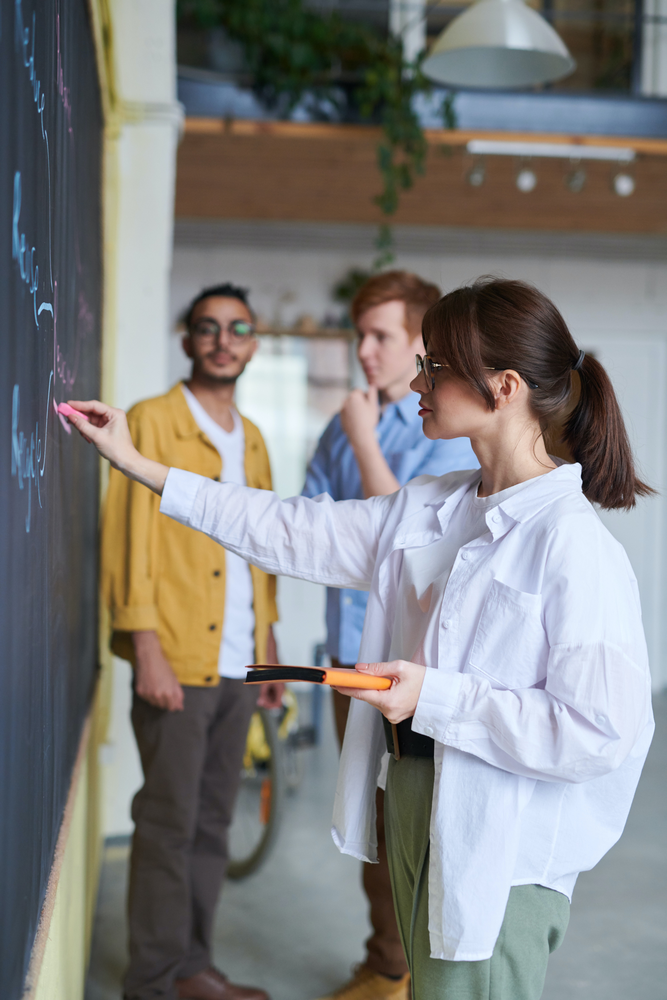
#> input picture frontend/src/Authentication/imgback.png, 667 x 1000 px, shrunk from 4000 x 6000 before the run, given in place of chess.jpeg, which was not available
$ jupyter execute Untitled1.ipynb   (text cells are left out)
#> lines starting #> are read from the running program, lines starting #| are printed output that depends on the picture; pictures that were not available may be replaced by others from this repository, and a replacement may not be noted
[cell 1]
import numpy as np
import matplotlib.pyplot as plt
from PIL import Image

def reduce_intensity_levels(imageArray, numLevels):
    factor = 256 // numLevels
    reducedImage = (imageArray // factor) * factor
    return reducedImage

imagePath = "chess.jpeg"
image = Image.open(imagePath)
#> image is the input picture: PIL image 667x1000 RGB; mean R, G, B 128.4, 128, 127.2
imageArray = np.array(image)

numLevels = int(input("Enter the intensity levels (power of 2): "))
#> the answer given: 3

if numLevels & (numLevels - 1) != 0:
    print("The input should be a power of 2.")
else:
    reducedImage = reduce_intensity_levels(imageArray, numLevels)

    fig, axes = plt.subplots(1, 2, figsize=(12, 6))
    axes[0].imshow(imageArray, cmap='gray')
    axes[0].set_title('Original Image')
    axes[0].axis('off')
    axes[1].imshow(reducedImage, cmap='gray')
    axes[1].set_title('Image with Reduced Intensity Levels')
    axes[1].axis('off')
    plt.show()

[cell 2]
import cv2
import numpy as np
import matplotlib.pyplot as plt

def averageFilter(image, kernelSize):
    return cv2.blur(image, (kernelSize, kernelSize))

imagePath = "chess.jpeg"
image = cv2.imread(imagePath)
#> image: shape (1000, 667, 3)

if image is None:
    print("Error: Unable to load image.")
else:
    #display
    fig, axes = plt.subplots(2, 2, figsize=(10, 10))

    axes[0, 0].imshow(cv2.cvtColor(image, cv2.COLOR_BGR2RGB))
    axes[0, 0].set_title('Original Image')
    axes[0, 0].axis('off')

    for i, kernelSize in enumerate([3, 10, 20]):
        row = (i + 1) // 2
        col = (i + 1) % 2
        filteredImage = averageFilter(image, kernelSize)
        axes[row, col].imshow(cv2.cvtColor(filteredImage, cv2.COLOR_BGR2RGB))
        axes[row, col].set_title(f' ( {kernelSize}x{kernelSize})')
        axes[row, col].axis('off')
#> this loop made 3 passes
#> pass 3, `filteredImage = averageFilter(image, kernelSize)`:
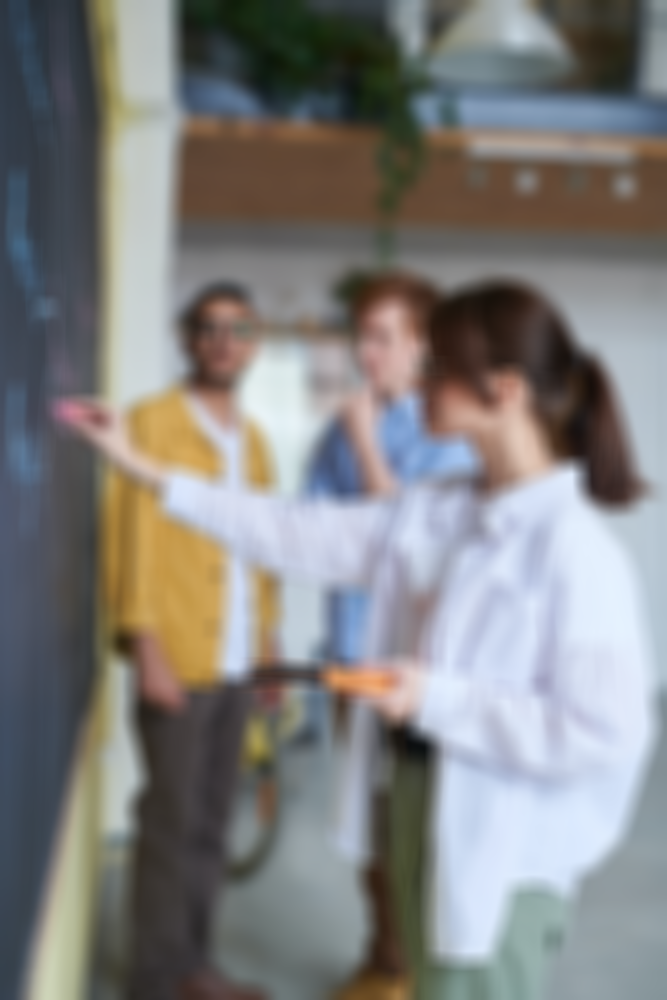
#> filteredImage: shape (1000, 667, 3); mean B, G, R 127.1, 127.9, 128.4

    plt.tight_layout()
    plt.show()
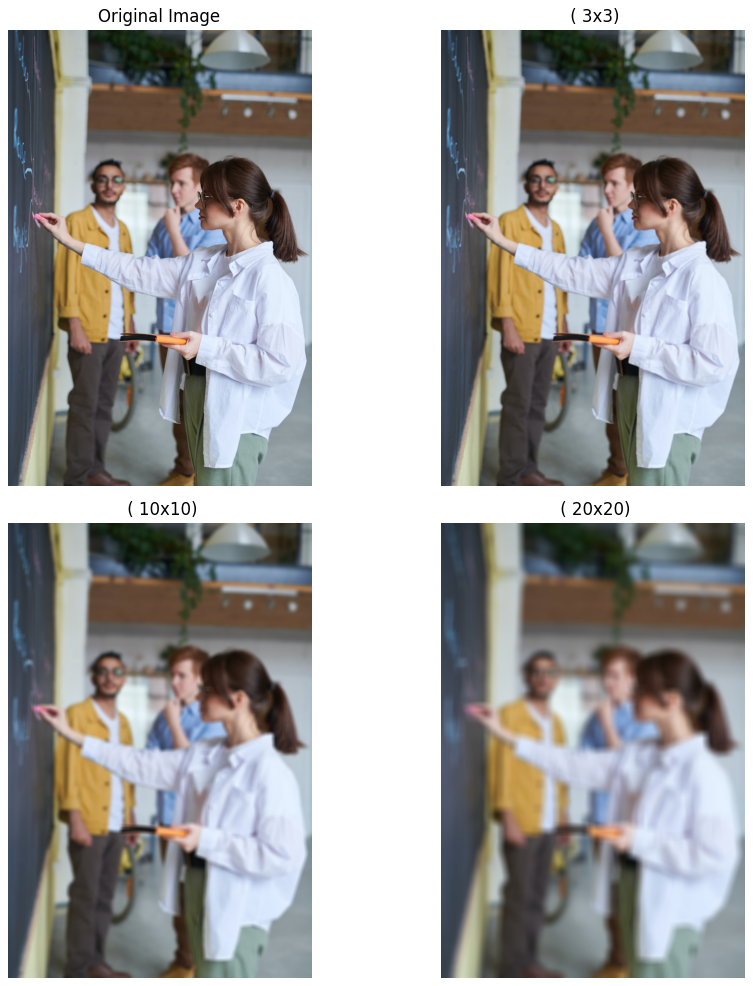
#> figure drawn by matplotlib, 4 panels

[cell 3]
import cv2
import numpy as np
import matplotlib.pyplot as plt


imagePath = "chess.jpeg"
image = cv2.imread(imagePath)

if image is None:
    print("Error: Unable to load image.")
else:
    # Rotate by 45 degrees
    rows, cols = image.shape[:2]
#> rows = 1000; cols = 667
    M45 = cv2.getRotationMatrix2D((cols / 2, rows / 2), 45, 1)
#> M45 = [[0.707, 0.707, -255.9], [-0.707, 0.707, 382.3]]
    rotated_45 = cv2.warpAffine(image, M45, (cols, rows))
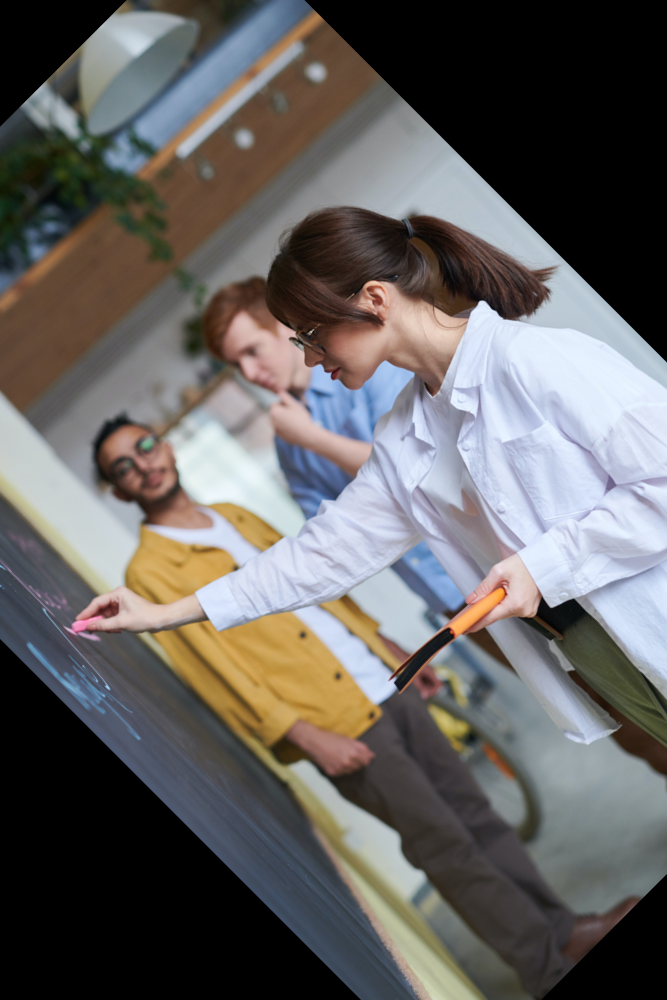
#> rotated_45: shape (1000, 667, 3); mean B, G, R 97.8, 99.1, 101.6

    # Rotate by 90 degrees
    M90 = cv2.getRotationMatrix2D((cols / 2, rows / 2), 90, 1)
#> M90 = [[6.12e-17, 1, -166.5], [-1, 6.12e-17, 833.5]]
    rotated_90 = cv2.warpAffine(image, M90, (cols, rows))
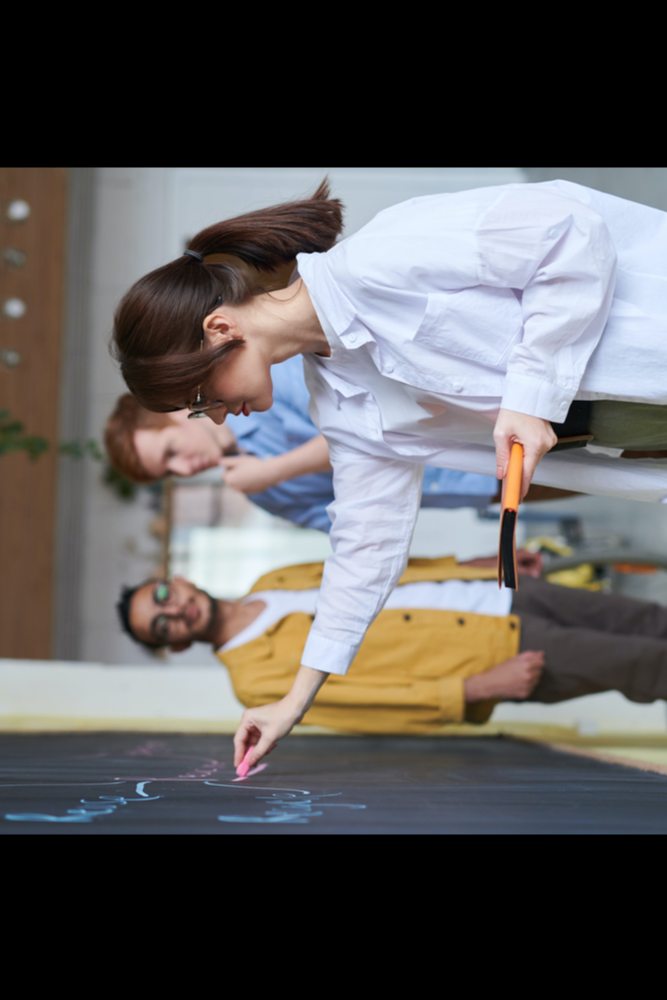
#> rotated_90: shape (1000, 667, 3); mean B, G, R 91.2, 91.2, 93.5

    # Display results
    fig, axes = plt.subplots(1, 3, figsize=(15, 5))
    axes[0].imshow(cv2.cvtColor(image, cv2.COLOR_BGR2RGB))
    axes[0].set_title('Original Image')
    axes[0].axis('off')

    axes[1].imshow(cv2.cvtColor(rotated_45, cv2.COLOR_BGR2RGB))
    axes[1].set_title('Rotated by 45 degrees')
    axes[1].axis('off')

    axes[2].imshow(cv2.cvtColor(rotated_90, cv2.COLOR_BGR2RGB))
    axes[2].set_title('Rotated by 90 degrees')
    axes[2].axis('off')

    plt.show()
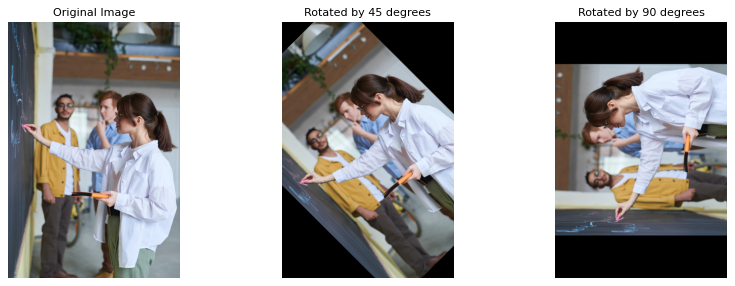
#> figure drawn by matplotlib, 3 panels

[cell 4]
import cv2
import numpy as np
import matplotlib.pyplot as plt

#function for reduce resolution
def reduceResolution(image, block_size):
#> called with block_size = 3
    reducedImage = np.zeros_like(image)
    rows, cols = image.shape[:2]
#> rows = 1000; cols = 667
    for i in range(0, rows, block_size):
        for j in range(0, cols, block_size):
            block = image[i:i+block_size, j:j+block_size]
            average_color = np.mean(block, axis=(0, 1))
            reducedImage[i:i+block_size, j:j+block_size] = average_color
    return reducedImage

image_path = "chess.jpeg"
image = cv2.imread(image_path)

if image is None:
    print("Error: Unable to load image.")
else:
    reducedImage_3x3 = reduceResolution(image, 3)
    reducedImage_5x5 = reduceResolution(image, 5)
    reducedImage_7x7 = reduceResolution(image, 7)
#> call 3 of reduceResolution, with block_size = 7
#> after the loop in reduceResolution (call 3), `for i in range(0, rows, block_size):`:
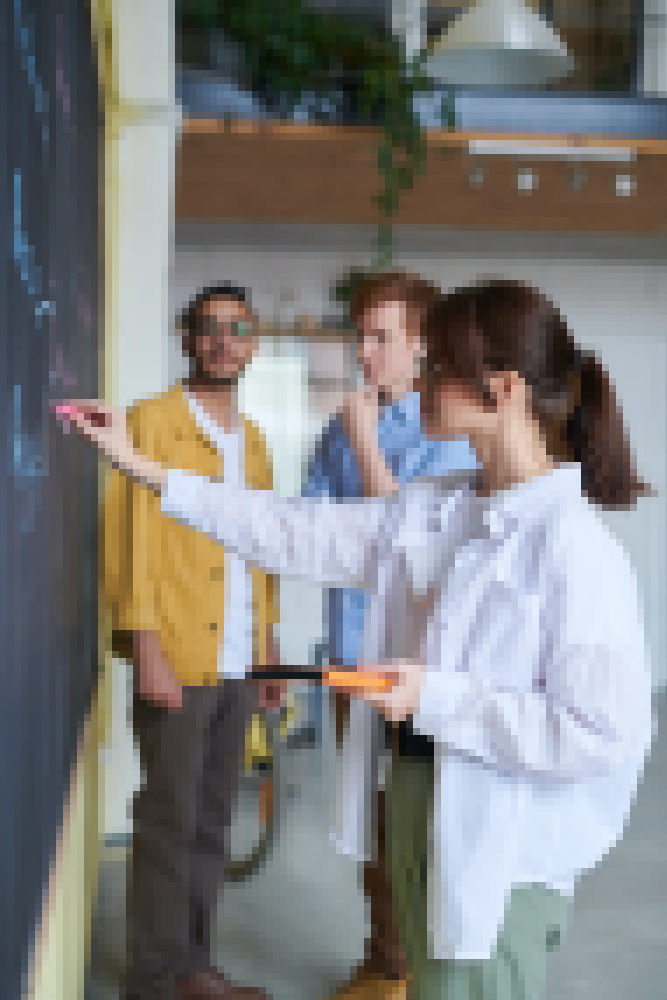
#> reducedImage: shape (1000, 667, 3); mean B, G, R 126.7, 127.5, 127.9

    # Display
    fig, axes = plt.subplots(2, 2, figsize=(12, 12))

    axes[0, 0].imshow(cv2.cvtColor(image, cv2.COLOR_BGR2RGB))
    axes[0, 0].set_title('Original Image')
    axes[0, 0].axis('off')

    axes[0, 1].imshow(cv2.cvtColor(reducedImage_3x3, cv2.COLOR_BGR2RGB))
    axes[0, 1].set_title('Resolution (3x3 blocks)')
    axes[0, 1].axis('off')

    axes[1, 0].imshow(cv2.cvtColor(reducedImage_5x5, cv2.COLOR_BGR2RGB))
    axes[1, 0].set_title('Resolution (5x5 blocks)')
    axes[1, 0].axis('off')

    axes[1, 1].imshow(cv2.cvtColor(reducedImage_7x7, cv2.COLOR_BGR2RGB))
    axes[1, 1].set_title('Resolution (7x7 blocks)')
    axes[1, 1].axis('off')

    plt.tight_layout()
    plt.show()
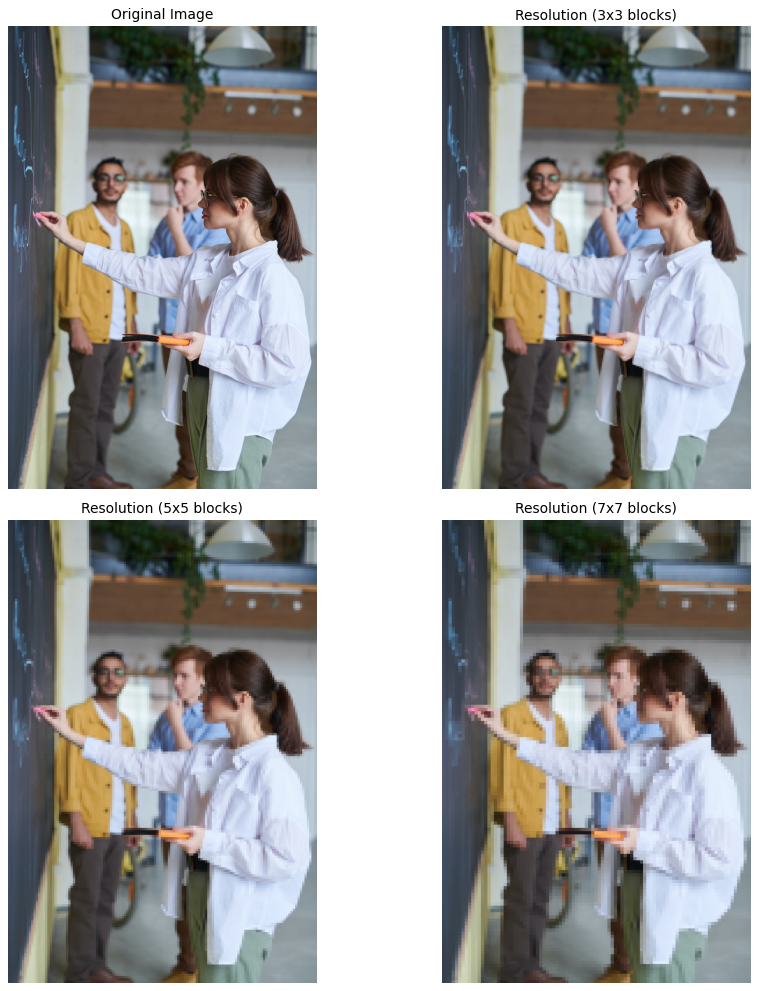
#> figure drawn by matplotlib, 4 panels
